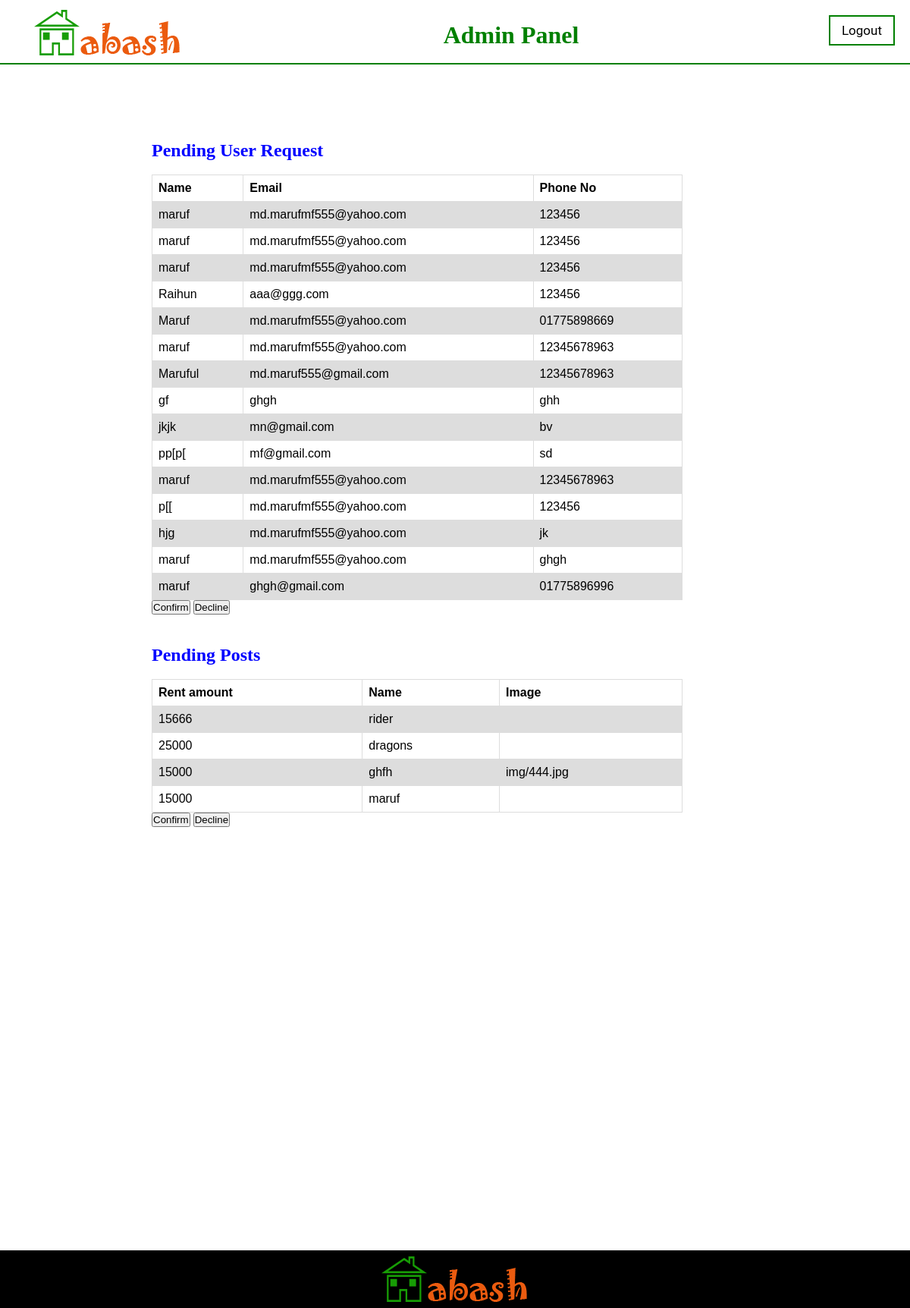
The app's page /admin.php with its own data.
### tables this page shows
CREATE TABLE `regi` (
  `id` int(11) NOT NULL,
  `name` varchar(200) NOT NULL,
  `email` varchar(200) NOT NULL,
  `un` varchar(10) NOT NULL,
  `address` longtext NOT NULL,
  `phone_no` varchar(14) NOT NULL,
  `pw` varchar(100) NOT NULL
);

CREATE TABLE `post` (
  `un` varchar(50) NOT NULL,
  `name` varchar(150) NOT NULL,
  `email` varchar(200) NOT NULL,
  `address` longtext NOT NULL,
  `rent_price` decimal(10,0) NOT NULL,
  `date_a` date NOT NULL,
  `phone_no` varchar(15) NOT NULL,
  `image` longblob NOT NULL
);

### admin.php (the view, shortened to what this page needs)
<html>
<head>
	<link href='css/style.css' rel='stylesheet'>
</head>
<body>
  <?php
$con=mysqli_connect("localhost","root","","ab");
$query="select * from post";
$rs=mysqli_query($con,$query);
$sql="select * from regi";
$res=mysqli_query($con,$sql);
?>
     <div class="logo_menu">
	    <div class="neon">
		    <img src="img/logo.png">
	    </div>
		<ul class="main-nav">
		    <li class="active"><a href="login.php">Logout</a></li>
		</ul>
	 </div>
		<div align="center">
		<h1 style="color:green">Admin Panel</h1>
	    </div>
	<hr style="border:1px solid green"></hr>
  <div class="usercon">
  <h2 style="color:blue">Pending User Request</h2>
  <br/>
  <table>
    <tr>
    <th>Name</th>
    <th>Email</th>
    <th>Phone No</th>
  </tr>
  <?php
  if ($res->num_rows > 0){
  while($row = $res->fetch_assoc()){?>
        <tr>
            <td><?php echo $row['name']; ?></td>
            <td><?php echo $row['email']; ?></td>
            <td><?php echo $row['phone_no']; ?></td>
        </tr>
        <?php
		    }
} else {
    echo "0 results";
}
?>
  </table>
  <input type="button" value="Confirm">
  <input type="button" value="Decline">
  </div>
  <div class="postcon">
  <h2 style="color:blue">Pending Posts</h2>
  <br/>
  <table>
      <tr>
    <th>Rent amount</th>
    <th>Name</th>
    <th>Image</th>
  </tr>
  <?php
  if ($rs->num_rows > 0){
  while($row = $rs->fetch_assoc()){?>
        <tr>
            <td><?php echo $row['rent_price']; ?></td>
            <td><?php echo $row['name']; ?></td>
            <td><?php echo $row['image']; ?></td>
        </tr>
        <?php
		    }
} else {
    echo "0 results";
}
?>
  </table>
   <input type="button" value="Confirm">
  <input type="button" value="Decline">
  </div>
</body>
<br/><br/><br/><br/><br/><br/><br/><br/><br/><br/><br/><br/><br/><br/><br/><br/><br/><br/><br/><br/><br/><br/><br/><br/><br/><br/><br/><br/><br/><br/><br/>
	<footer class="footer">
		<div>
			<img src="img/logo.png">
		</div>
	</footer>
</html>

### css/style.css (style rules this page uses)
* { margin: 0; padding: 0; }
.neon { float: left; margin-left: 40px; list-style: none; margin-right: 15px; }
.main-nav { float: right; list-style: none; margin-top: 25px; margin-right: 15px; }
.main-nav li { display: inline-block; }
.main-nav li a { color: black; text-decoration: none; padding: 8px 15px; font-family: "Roboto", sans-serif; font-size: 17px; }
.main-nav li.active a { border: 2px solid green; }
.logo_menu { background-color: #fff; padding: 5px 5px; }
.footer { background-color: black; width: 100%; height: auto; text-align:center; }
.usercon { padding-top:100px; padding-bottom:40px; padding-left:200px; }
.postcon { padding-left:200px; }

### admin.php (style rules this page uses)
table { font-family: arial, sans-serif; border-collapse: collapse; width: 70%; }
td, th { border: 1px solid #dddddd; text-align: left; padding: 8px; }
tr:nth-child(even) { background-color: #dddddd; }

### records on screen
regi: name "maruf", email "md.marufmf555@yahoo.com", phone_no "123456"
regi: name "maruf", email "md.marufmf555@yahoo.com", phone_no "123456"
regi: name "maruf", email "md.marufmf555@yahoo.com", phone_no "123456"
regi: name "Raihun", email "aaa@ggg.com", phone_no "123456"
regi: name "Maruf", email "md.marufmf555@yahoo.com", phone_no "01775898669"
regi: name "maruf", email "md.marufmf555@yahoo.com", phone_no "12345678963"
regi: name "Maruful", email "md.maruf555@gmail.com", phone_no "12345678963"
regi: name "gf", email "ghgh", phone_no "ghh"
regi: name "jkjk", email "mn@gmail.com", phone_no "bv"
regi: name "pp[p[", email "mf@gmail.com", phone_no "sd"
regi: name "maruf", email "md.marufmf555@yahoo.com", phone_no "12345678963"
regi: name "p[[", email "md.marufmf555@yahoo.com", phone_no "123456"
regi: name "hjg", email "md.marufmf555@yahoo.com", phone_no "jk"
regi: name "maruf", email "md.marufmf555@yahoo.com", phone_no "ghgh"
regi: name "maruf", email "ghgh@gmail.com", phone_no "01775896996"
post: rent_price "15666", name "rider"
post: rent_price "25000", name "dragons"
post: rent_price "15000", name "ghfh", image "img/444.jpg"
post: rent_price "15000", name "maruf"
